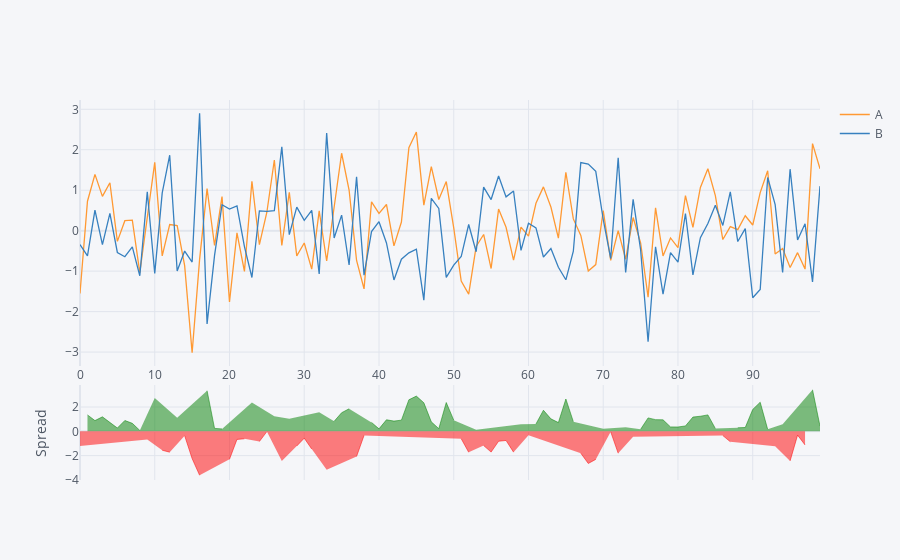

The cell this chart's notebook holds for it:
### Markdown cell above
## Spread

### Code cell
df[['A','B']].iplot(kind='spread')
